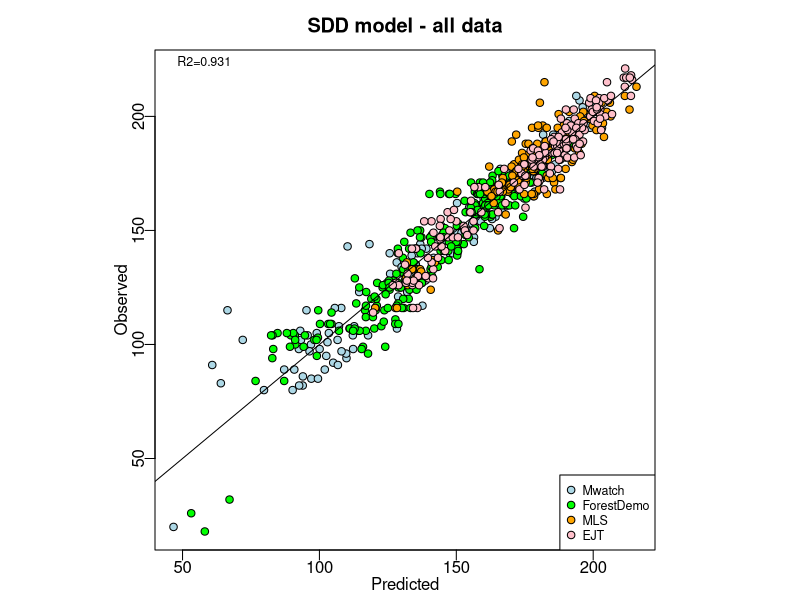
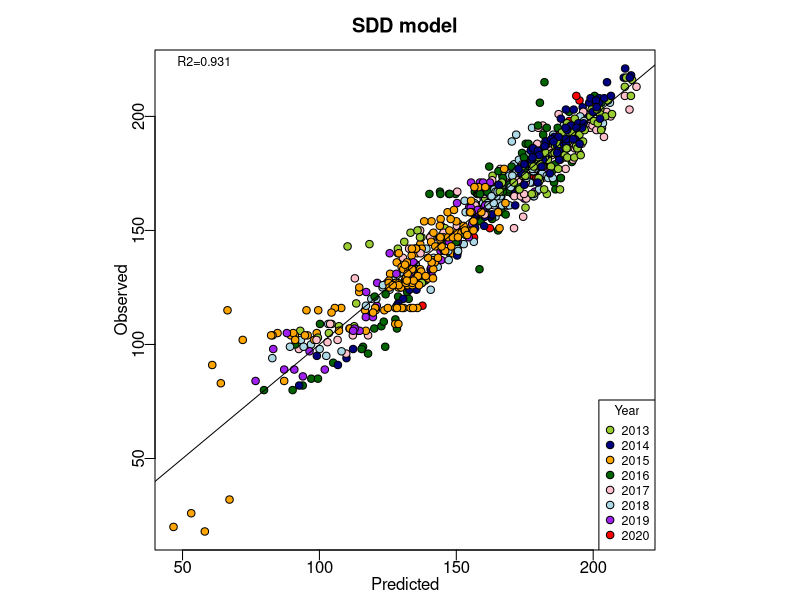
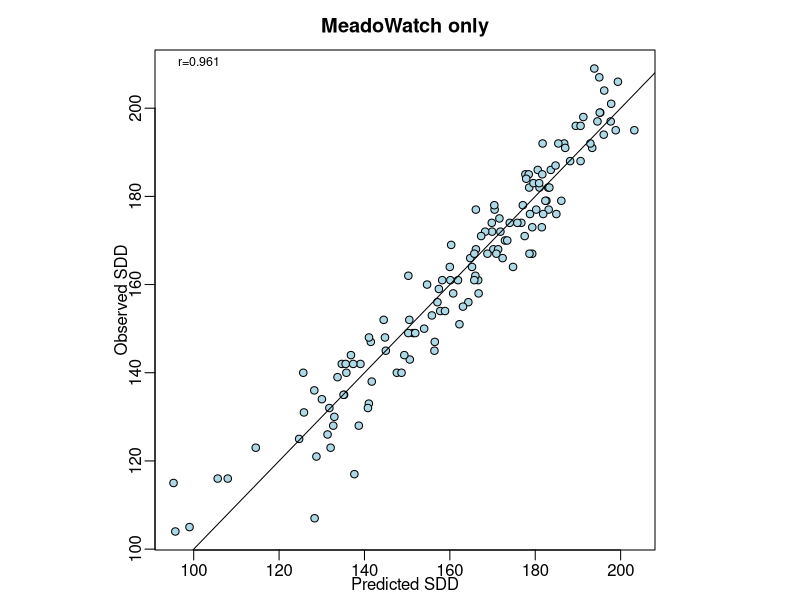

R code for these plots, in order: (Note: this script raises an error after producing the figures.)
## ---- chunk 1
knitr::opts_chunk$set(echo = TRUE)
## ---- chunk 2
# Read in SDD data from MeadoWatch
MW_SDD <- read.csv("data/MeadoWatchSDD.csv", header=TRUE)
MW_SDD_obs <- MW_SDD[is.na(MW_SDD$SDD)==FALSE,]

# Read in Forest Demo data; remove rows with HOBO issues
FD_SDD <- read.csv("data/ForestDemoSDD.csv", header=TRUE)
FD_SDD <- FD_SDD[FD_SDD$Issue=="",]

# Extract  stands closer to GB and RL, at higher elevation
FD_stands <- substr(FD_SDD$Site_Loc, 1, 4)
relevant_stands <- c("AB08", "AE10", "AM16", "AR07","AV06","PARA",
                     "PP17", "SPRY", "SUNR")
standskeep <- FD_stands %in% relevant_stands
FD_SDD <- FD_SDD[standskeep,]

# Read in MLS data; remove duplicate rows and plots with 1 measurement
MLS_SDD <- read.csv("data/MeeraSDD.csv", header=TRUE)
MLS_SDD <- MLS_SDD[MLS_SDD$duplicate=="",]
MLS_SDD <- MLS_SDD[MLS_SDD$single=="",]

# Read in EJT data; remove 2010-2012 data
EJT_SDD <- read.csv("data/ElliSDD.csv", header=TRUE)
EJT_SDD <- EJT_SDD[EJT_SDD$Year>2012,]

## ---- chunk 3
# Now merge data
Site_Loc <- as.factor(c(MW_SDD_obs$Site_Loc, FD_SDD$Site_Loc, 
                        MLS_SDD$Site_Loc, EJT_SDD$Site_Loc))
Year <- as.factor(c(MW_SDD_obs$Year, FD_SDD$Year, 
                        MLS_SDD$Year, EJT_SDD$Year))
SDD <- c(MW_SDD_obs$SDD, FD_SDD$SDD, MLS_SDD$SDD, EJT_SDD$SDD)
SDDsource <- c(rep("lightblue", times=dim(MW_SDD)[1]), 
               rep("green", times=dim(FD_SDD)[1]),
               rep("orange", times=dim(MLS_SDD)[1]),
               rep("pink", times=dim(EJT_SDD)[1]))

yrcol <- c(MW_SDD_obs$Year, FD_SDD$Year, MLS_SDD$Year, EJT_SDD$Year)
yrcol[yrcol==2013] <- "yellowgreen"
yrcol[yrcol==2014] <- "navyblue"
yrcol[yrcol==2015] <- "orange"
yrcol[yrcol==2016] <- "darkgreen"
yrcol[yrcol==2017] <- "pink"
yrcol[yrcol==2018] <- "lightblue"
yrcol[yrcol==2019] <- "purple"
yrcol[yrcol==2020] <- "red"



# Now fit model
SDDModel <- lm(SDD ~ Site_Loc + Year)
SDDR2 <- round(summary(SDDModel)$r.squared, 3)

# Other models
SDDModel_0 <- lm(SDD ~ 1)
SDDModel_yr <- lm(SDD ~ Year)
SDDModel_loc <- lm(SDD ~ Site_Loc)
SDDModel_int <- lm(SDD ~ Site_Loc*Year)

# Examine model fits
anova(SDDModel)
anova(SDDModel_0, SDDModel_yr, SDDModel_loc, 
      SDDModel, SDDModel_int)

# Rsquared
summary(SDDModel)$r.squared
summary(SDDModel_yr)$r.squared
summary(SDDModel_loc)$r.squared
summary(SDDModel_int)$r.squared

# Graph of predicted vs. observed; color by data source
par(omi=c(0,0,0,0), mai=c(0.5,0.5,0.5,0.4), tck=-0.02, 
    pty="s", mgp=c(1.2,0.35,0))
plot(SDDModel$fitted.values, SDD, pch=21, bg=SDDsource,
     xlab="Predicted", ylab="Observed", main="SDD model - all data")
abline(0,1)
mtext(paste("R2=",SDDR2, sep=""), line=-1, side=3, adj=0.05, cex=0.75)
legend(x="bottomright", legend=c("Mwatch","ForestDemo","MLS","EJT"),
       pch=21, pt.bg=c("lightblue","green","orange","pink"),
       cex = 0.75, pt.cex = 1)

# Graph of predicted vs. observed; color by year (Fig B1 in Appendix B)
par(omi=c(0,0,0,0), mai=c(0.5,0.5,0.5,0.4), tck=-0.02, 
    pty="s", mgp=c(1.2,0.35,0))
plot(SDDModel$fitted.values, SDD, pch=21, bg=yrcol,
     xlab="Predicted", ylab="Observed", main="SDD model")
abline(0,1)
mtext(paste("R2=",SDDR2, sep=""), line=-1, side=3, adj=0.05, cex=0.75)
legend(x="bottomright", legend=c(seq(2013,2020)), title="Year",
       pch=21, pt.bg=c("yellowgreen", "navyblue", "orange", "darkgreen",
                       "pink", "lightblue", "purple", "red"),
       cex = 0.75, pt.cex = 1)


## ---- chunk 4
MW_SDD$Year <- as.factor(MW_SDD$Year)
SDD_pred <- predict.lm(SDDModel, MW_SDD)

# correlate predicted, observed
test <- cor.test(SDD_pred, MW_SDD$SDD)
print(test)

# Graph of predicted vs. observed: only MW
par(omi=c(0,0,0,0), mai=c(0.5,0.5,0.5,0.4), tck=-0.02, 
    pty="s", mgp=c(1.2,0.5,0))
plot(SDD_pred, MW_SDD$SDD, pch=21, bg="lightblue",
     xlab="Predicted SDD", ylab="Observed SDD", main="MeadoWatch only")
abline(0,1)
mtext(paste("r=", round(test$estimate,3), sep=""), line=-1, cex=0.75, adj=0.05)

# Now write data
MW_SDD$predSDD <- SDD_pred
write.csv(MW_SDD, "cleandata/MW_SDDall.csv", quote=FALSE,
          row.names=FALSE)

